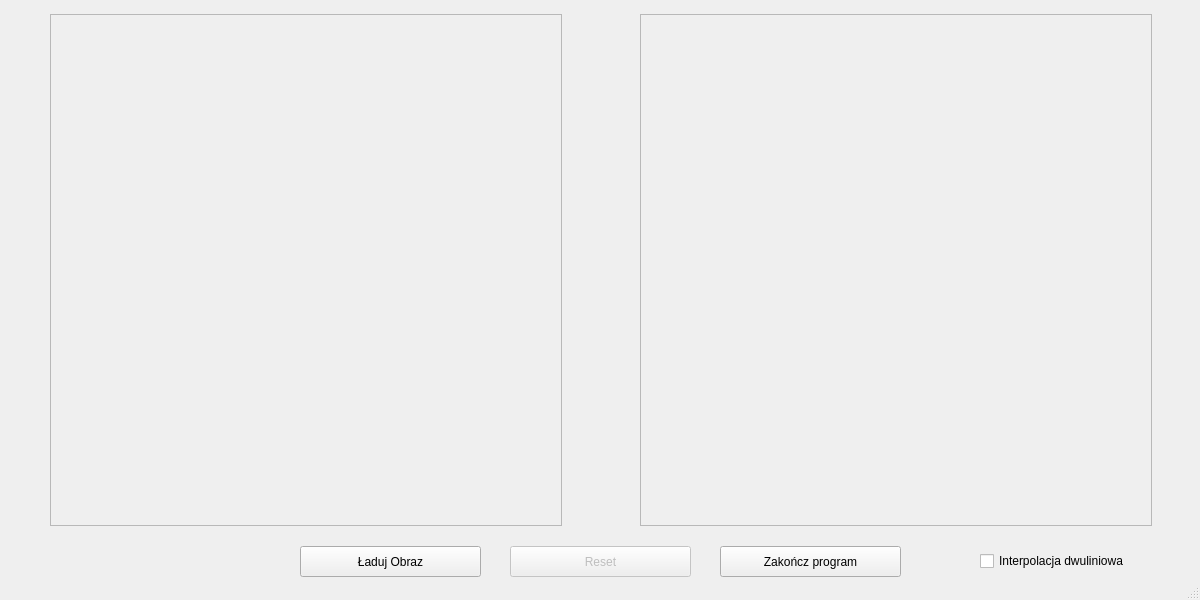
<?xml version="1.0" encoding="UTF-8"?>
<ui version="4.0">
 <class>MyWindow</class>
 <widget class="QMainWindow" name="MyWindow">
  <property name="geometry">
   <rect>
    <x>0</x>
    <y>0</y>
    <width>1200</width>
    <height>600</height>
   </rect>
  </property>
  <property name="windowTitle">
   <string>MyWindow</string>
  </property>
  <widget class="QWidget" name="centralWidget">
   <widget class="QFrame" name="rysujFrame">
    <property name="enabled">
     <bool>true</bool>
    </property>
    <property name="geometry">
     <rect>
      <x>50</x>
      <y>14</y>
      <width>512</width>
      <height>512</height>
     </rect>
    </property>
    <property name="frameShape">
     <enum>QFrame::StyledPanel</enum>
    </property>
    <property name="frameShadow">
     <enum>QFrame::Raised</enum>
    </property>
   </widget>
   <widget class="QPushButton" name="exitButton">
    <property name="geometry">
     <rect>
      <x>720</x>
      <y>546</y>
      <width>181</width>
      <height>31</height>
     </rect>
    </property>
    <property name="text">
     <string>Zakończ program</string>
    </property>
   </widget>
   <widget class="QPushButton" name="resetButton">
    <property name="enabled">
     <bool>false</bool>
    </property>
    <property name="geometry">
     <rect>
      <x>510</x>
      <y>546</y>
      <width>181</width>
      <height>31</height>
     </rect>
    </property>
    <property name="text">
     <string>Reset</string>
    </property>
   </widget>
   <widget class="QPushButton" name="loadButton">
    <property name="geometry">
     <rect>
      <x>300</x>
      <y>546</y>
      <width>181</width>
      <height>31</height>
     </rect>
    </property>
    <property name="text">
     <string>Ładuj Obraz</string>
    </property>
   </widget>
   <widget class="QFrame" name="rysujFrame_2">
    <property name="enabled">
     <bool>true</bool>
    </property>
    <property name="geometry">
     <rect>
      <x>640</x>
      <y>14</y>
      <width>512</width>
      <height>512</height>
     </rect>
    </property>
    <property name="frameShape">
     <enum>QFrame::StyledPanel</enum>
    </property>
    <property name="frameShadow">
     <enum>QFrame::Raised</enum>
    </property>
   </widget>
   <widget class="QCheckBox" name="interpolacjaCheckBox">
    <property name="geometry">
     <rect>
      <x>980</x>
      <y>550</y>
      <width>161</width>
      <height>22</height>
     </rect>
    </property>
    <property name="text">
     <string>Interpolacja dwuliniowa</string>
    </property>
   </widget>
  </widget>
  <widget class="QStatusBar" name="statusBar"/>
 </widget>
 <layoutdefault spacing="6" margin="11"/>
 <resources/>
 <connections/>
</ui>
